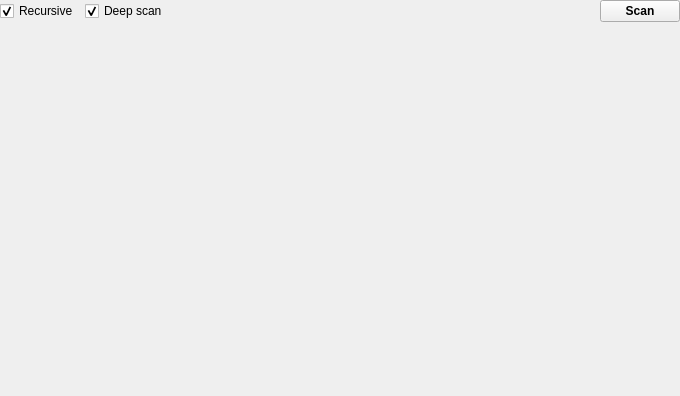
<?xml version="1.0" encoding="UTF-8"?>
<ui version="4.0">
 <class>FormStaticScan</class>
 <widget class="QWidget" name="FormStaticScan">
  <property name="geometry">
   <rect>
    <x>0</x>
    <y>0</y>
    <width>680</width>
    <height>396</height>
   </rect>
  </property>
  <property name="windowTitle">
   <string notr="true">Form</string>
  </property>
  <layout class="QVBoxLayout" name="verticalLayout">
   <property name="leftMargin">
    <number>0</number>
   </property>
   <property name="topMargin">
    <number>0</number>
   </property>
   <property name="rightMargin">
    <number>0</number>
   </property>
   <property name="bottomMargin">
    <number>0</number>
   </property>
   <item>
    <layout class="QHBoxLayout" name="horizontalLayout">
     <item>
      <widget class="QCheckBox" name="checkBoxRecursive">
       <property name="text">
        <string>Recursive</string>
       </property>
       <property name="checked">
        <bool>true</bool>
       </property>
      </widget>
     </item>
     <item>
      <widget class="QCheckBox" name="checkBoxDeepScan">
       <property name="text">
        <string>Deep scan</string>
       </property>
       <property name="checked">
        <bool>true</bool>
       </property>
      </widget>
     </item>
     <item>
      <spacer name="horizontalSpacer">
       <property name="orientation">
        <enum>Qt::Horizontal</enum>
       </property>
       <property name="sizeHint" stdset="0">
        <size>
         <width>40</width>
         <height>20</height>
        </size>
       </property>
      </spacer>
     </item>
     <item>
      <widget class="QPushButton" name="pushButtonScan">
       <property name="font">
        <font>
         <weight>75</weight>
         <bold>true</bold>
        </font>
       </property>
       <property name="text">
        <string>Scan</string>
       </property>
      </widget>
     </item>
    </layout>
   </item>
   <item>
    <widget class="FormResult" name="widgetResult" native="true">
     <property name="sizePolicy">
      <sizepolicy hsizetype="Preferred" vsizetype="Expanding">
       <horstretch>0</horstretch>
       <verstretch>0</verstretch>
      </sizepolicy>
     </property>
    </widget>
   </item>
  </layout>
 </widget>
 <customwidgets>
  <customwidget>
   <class>FormResult</class>
   <extends>QWidget</extends>
   <header>formresult.h</header>
   <container>1</container>
  </customwidget>
 </customwidgets>
 <resources/>
 <connections/>
</ui>
